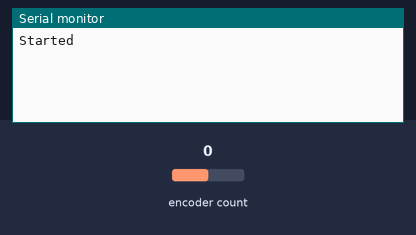
Recording of a sketch running on a simulated ESP8266 (NodeMCU). Shown: the last lines printed to the serial monitor. The test bench sets the inputs (shaded band); at power-on: encoder count 0.

Above: at 1.2 s.
1.3 s: encoder count set to 1
At 2.1 s:
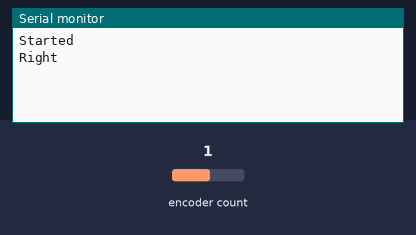
2.8 s: encoder count set to 0
At 3.3 s:
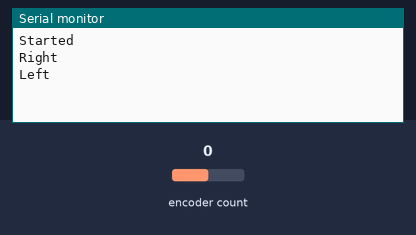

Measured:
- after the input at 1.3 s, the serial monitor: prints a new line at once (image 1)
- after the input at 2.8 s, the serial monitor: prints a new line at once (image 2)

The sketch:

encoder.ino
```cpp
/*
    Rotary Encoder - Polling Example

    The circuit:
    * encoder pin A to Arduino pin encA
    * encoder pin B to Arduino pin encB
    * encoder ground pin to ground (GND)
    * encoder button pin to encBtn
    * encoder button ground pin to ground (GND)
*/

// rotary encoder pins
#define encBtn  D5
#define encA    D6
#define encB    D7


#include <Rotary.h>

Rotary r = Rotary(D6, D7);

/*
// ISR for encoder management
void encoderprocess (){
  encoder.process();
}
*/


void setup() {
  Serial.begin(115200);
  Serial.println("Started");
  r.begin();

  /*
  // encoder with interrupt on the A & B pins
  attachInterrupt(digitalPinToInterrupt(encA), encoderprocess, CHANGE);
  attachInterrupt(digitalPinToInterrupt(encB), encoderprocess, CHANGE);
  */
}

void loop() {

  unsigned char result = r.process();
  if (result) {
    Serial.println(result == DIR_CW ? "Right" : "Left");
  }

  /*
    Serial.println(r.pos);
  */

}
```
